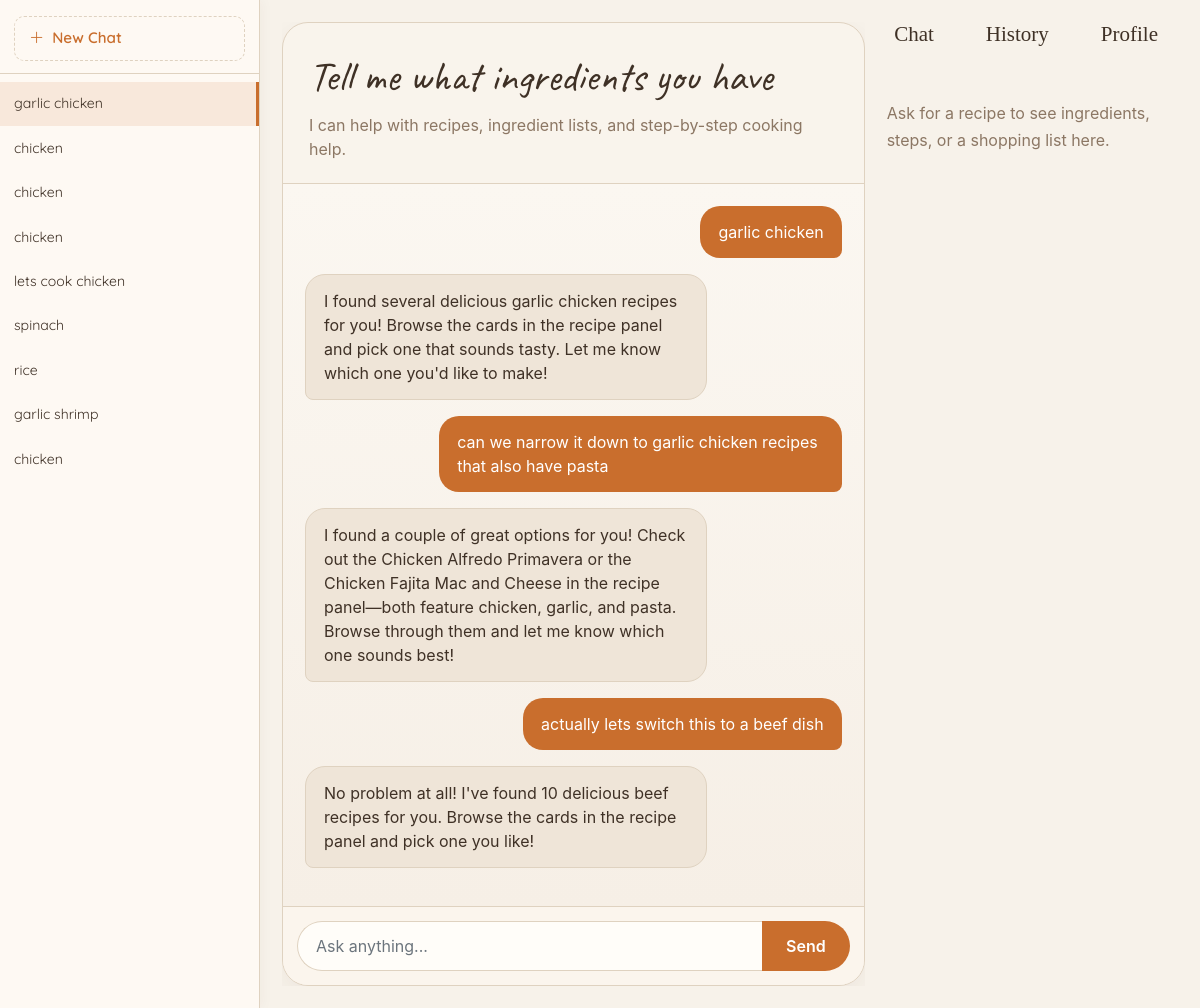
The app's page /chat/16/ (signed in) with its own data.
### main/models.py (models this page shows, shortened)
class ChatConversation(models.Model):
    user = models.ForeignKey(
        User, on_delete=models.CASCADE, related_name="conversations"
    )
    title = models.CharField(max_length=255, blank=True, default="New Chat")
    artifact_content = models.TextField(blank=True, default="")
    started_at = models.DateTimeField(auto_now_add=True)
    updated_at = models.DateTimeField(auto_now=True)
    class Meta:
        ordering = ["-updated_at"]

class ChatMessage(models.Model):
    SENDER_CHOICES = {
        "B": "Bot",
        "U": "User",
    }
    conversation = models.ForeignKey(
        ChatConversation, on_delete=models.CASCADE, related_name="messages"
    )
    sender = models.CharField(max_length=1, choices=SENDER_CHOICES)
    content = models.TextField()
    sent_at = models.DateTimeField(auto_now_add=True)
    class Meta:
        ordering = ["sent_at"]

### main/views.py (the view)
# urls.py: path("chat/", views.chat_view, name="chat"),
def chat_view(request, conversation_id=None):
    context = {}
    if request.user.is_authenticated:
        conversations = ChatConversation.objects.filter(user=request.user)
        context["conversations"] = conversations
        if conversation_id:
            convo = get_object_or_404(
                ChatConversation, pk=conversation_id, user=request.user
            )
            context["active_conversation"] = convo
            context["active_messages"] = convo.messages.all()
    return render(request, "main/chat/chat.html", context)

### main/templates/main/chat/chat.html (shortened to what this page needs)
{% extends 'main/base/base.html' %}
{% load static %}
{% block content %}
<link rel="stylesheet" href="{% static 'chat.css' %}">
{% if user.is_authenticated %}
<div class="chat-layout">
  <aside id="sidebar" class="chat-sidebar">
    <div class="sidebar-header">
      <button id="newChatBtn" class="sidebar-new-btn" title="New chat">
        <i class="bi bi-plus-lg"></i> New Chat
      </button>
    </div>
    <div id="sidebarList" class="sidebar-list">
      {% for convo in conversations %}
        <div class="sidebar-item {% if active_conversation.id == convo.id %}active{% endif %}"
             data-id="{{ convo.id }}">
          <span class="sidebar-item-title">{{ convo.title }}</span>
        </div>
      {% endfor %}
    </div>
  </aside>
  <div class="chat-content">
    <div id="chatFull" class="chat-app-shell" {% if not active_conversation %}style="display:none;"{% endif %}>
      <div class="chat-grid">
        <section class="chat-main">
          <div class="chat-card">
            <div class="chat-card-header">
              <div class="chat-card-heading">Tell me what ingredients you have</div>
              <div class="chat-card-subheading">
                I can help with recipes, ingredient lists, and step-by-step cooking help.
              </div>
            </div>
            <div id="messages" class="chat-history" aria-live="polite">
              {% if active_messages %}
                {% for msg in active_messages %}
                  <div class="msg-row {% if msg.sender == 'U' %}user{% else %}bot{% endif %}">
                    <div class="msg-bubble {% if msg.sender == 'U' %}user{% else %}bot{% endif %}">{{ msg.content }}</div>
                  </div>
                {% endfor %}
              {% endif %}
            </div>
            <div class="chat-inputbar">
              <form id="chat-form" class="mb-0">
                <div class="input-group">
                  <input id="chat-input" class="form-control" type="text"
                         placeholder="Ask anything..." autocomplete="off" />
                  <div class="input-group-append">
                    <button id="sendBtn" class="btn btn-primary" type="submit">Send</button>
                  </div>
                </div>
              </form>
            </div>
          </div>
        </section>
        <aside class="artifact-side">
          <div class="artifact-panel">
            <div id="artifact-body" class="artifact-body">
              <div class="artifact-placeholder">
                Ask for a recipe to see ingredients, steps, or a shopping list here.
              </div>
            </div>
          </div>
        </aside>
      </div>
    </div>
  </div>
</div>
{% endif %}
{% endblock %}

### static/theme.css (style rules this page uses)
:root { --color-primary: #101010; --color-background: #ffffff; --color-text: #101010; --color-text-light: #ffffff; --color-shadow: rgba(0, 0, 0, 0.2); --font-family: 'Playfair Display', serif; --font-size-header: 70px; --font-size-base: 16px; --font-size-nav: 21px; --navbar-height: 60px; --border-radius: 10px; --transition-speed: 0.3s; }

### main/templates/main/base/static/base.css (style rules this page uses)
:root { --cook-navbar: #f4efe7; --cook-bg: #f7f2ea; --cook-border: #e3d8c8; --cook-text: #3f3126; --cook-muted: #8c7764; --cook-accent: #c96e2d; --cook-accent-dark: #ad5921; }
body { margin: 0; padding: 0; background: var(--cook-bg); }
html, body { height: 100%; }

### records on screen
ChatConversation: title "garlic chicken"
ChatConversation: title "chicken"
ChatConversation: title "chicken"
ChatConversation: title "chicken"
ChatConversation: title "lets cook chicken"
ChatConversation: title "spinach"
ChatConversation: title "rice"
ChatConversation: title "garlic shrimp"
ChatConversation: title "chicken"
ChatMessage: content "garlic chicken"
ChatMessage: content "I found several delicious garlic chicken recipes for you! Browse the cards in the recipe panel and pick one that sounds tasty. Let me know which one you'd like to make!"
ChatMessage: content "can we narrow it down to garlic chicken recipes that also have pasta"
ChatMessage: content "I found a couple of great options for you! Check out the Chicken Alfredo Primavera or the Chicken Fajita Mac and Cheese in the recipe panel—both feature chicken, garlic, and pasta. Browse through them and let me know which one sounds best!"
ChatMessage: content "actually lets switch this to a beef dish"
ChatMessage: content "No problem at all! I've found 10 delicious beef recipes for you. Browse the cards in the recipe panel and pick one you like!"
